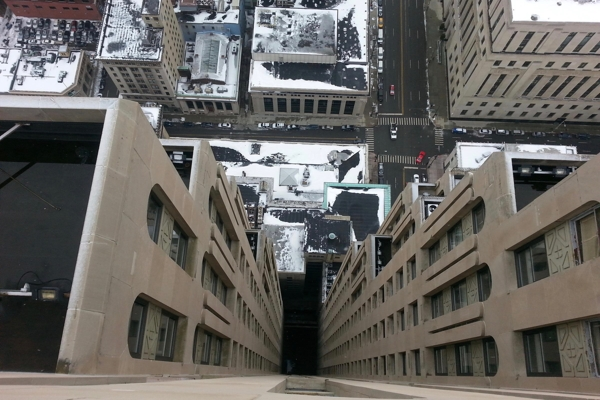
#> input picture sceneView_2/scenes_images/scene_1.jpg, 600 x 400 px, found by its file name; its folder holds only this picture in this run
$ python scrambledMasks.py
#> lines starting #> are read from the running program, lines starting #| are printed output that depends on the picture
from PIL import Image
import random
import os


#parameter: takes in number of squares horizontally, and vertically.
def createRandomizedList(numSquaresHoriz, numSquaresVert):

    randList = list(range(1, numSquaresHoriz * numSquaresVert + 1))
    random.shuffle(randList)
    return randList

def findX(squareNum, numSquaresHoriz):
    #edge case where x coord is at rightmost edge of image
    if (squareNum % numSquaresHoriz == 0):
        return numSquaresHoriz
    else:
        return squareNum % numSquaresHoriz

def findY(squareNum, numSquaresHoriz):

    #edge case of finding y coord when x coord is at the rightmost edge of image
    if (squareNum % numSquaresHoriz == 0):
        return (squareNum // numSquaresHoriz)
    else:
        return (squareNum // numSquaresHoriz) + 1

#parameter: current 'position' square of scrambled Image to be filled in.
#returns: cropped image of a random 'position' of the original, determined by shuffledSquaresList
def randSquareCrop(im, shuffledSqList, curIter, numSquaresHoriz, squareLength):
    squareToCrop = shuffledSqList[curIter - 1]

    xCoor = findX(squareToCrop, numSquaresHoriz)
    yCoor = findY(squareToCrop, numSquaresHoriz)

    horPos = (xCoor-1) * squareLength
    vertPos = (yCoor - 1) * squareLength

    croppedIm =  im.crop((horPos, vertPos, horPos + squareLength, vertPos + squareLength))

    #in addition to shuffling the 'squares', lets rotate the 'squares' randomly at either 0, 90, 180, or 270 degrees
    randNum = random.randint(0,3)
    return croppedIm.rotate(randNum * 90)

def main():

    # path of the folder containing the raw images
    inPath ="/Users/ajayananthakrishnan/Documents/sceneView/sceneView_2/scenes_images"

    # path of the folder that will contain the scrambled images (masks)
    outPath ="/Users/ajayananthakrishnan/Documents/sceneView/sceneView_2/scenes_images_scrambled"


    for imagePath in os.listdir(inPath):

        #apparently os.listdir() gives you every single file in directory including hidden .DS files, which we need to ignore in this case
        if  imagePath.startswith('.'):
            continue

        inputPath = os.path.join(inPath, imagePath)
        im = Image.open(inputPath)
#> im is the input picture: PIL image 600x400 RGB; mean R, G, B 104.7, 102.3, 98.7
        #im = Image.open("/Users/ajayananthakrishnan/Documents/sceneView/sceneView_2/scenes_images/scene_1.jpg")


        scrambledImage = Image.new('RGB', (600, 400))
#> scrambledImage: PIL image 600x400 RGB; every value is 0

        #how big each 'pixel' is going to be
        #smaller squareLength = more 'finely' scrambled
        squareLength = 20

        numSquaresHoriz = 600 // squareLength
        numSquaresVert = 400 // squareLength

        shuffledSquaresList = createRandomizedList(numSquaresHoriz, numSquaresVert)

        #for every row
        for i in range(1,numSquaresVert + 1):
            #for every column
            for j in range (1,numSquaresHoriz + 1):
                shuffledSqIm = randSquareCrop(im, shuffledSquaresList, numSquaresHoriz * (i - 1) + j, numSquaresHoriz, squareLength)
                scrambledImage.paste(shuffledSqIm, ((j - 1) * squareLength, (i - 1) * squareLength))
#> this loop made 20 passes
#> pass 1, in randSquareCrop, `croppedIm =  im.crop((horPos, vertPos, horPos + squareLength, vertPos ..`:
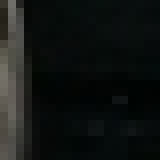
#> croppedIm: PIL image 20x20 RGB (shown 8 times larger); mean R, G, B 17.6, 20.8, 19.1
#> pass 1, in randSquareCrop (call 2), `croppedIm =  im.crop((horPos, vertPos, horPos + squareLength, vertPos ..`:
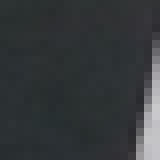
#> croppedIm: PIL image 20x20 RGB (shown 8 times larger); mean R, G, B 53.1, 56.9, 59.3
#> pass 1, in randSquareCrop (call 3), `croppedIm =  im.crop((horPos, vertPos, horPos + squareLength, vertPos ..`:
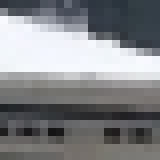
#> croppedIm: PIL image 20x20 RGB (shown 8 times larger); mean R, G, B 131.2, 132.9, 135.9
#> pass 1, in randSquareCrop (call 4), `croppedIm =  im.crop((horPos, vertPos, horPos + squareLength, vertPos ..`:
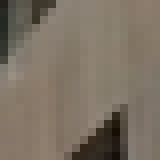
#> croppedIm: PIL image 20x20 RGB (shown 8 times larger); mean R, G, B 124.1, 113, 99.3
#> after the loop:
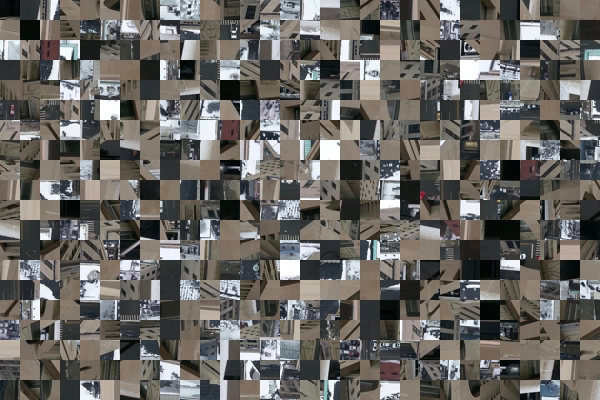
#> scrambledImage: PIL image 600x400 RGB; mean R, G, B 104.7, 102.3, 98.7
#> after the loop:
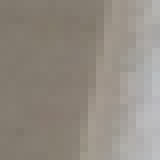
#> shuffledSqIm: PIL image 20x20 RGB (shown 8 times larger); mean R, G, B 146.6, 139.6, 130.8


        fullOutPath = os.path.join(outPath, 'mask_'+imagePath)
        scrambledImage.save(fullOutPath)

main()

$ run again, on sceneView_2/scenes_images/scene_13.jpg
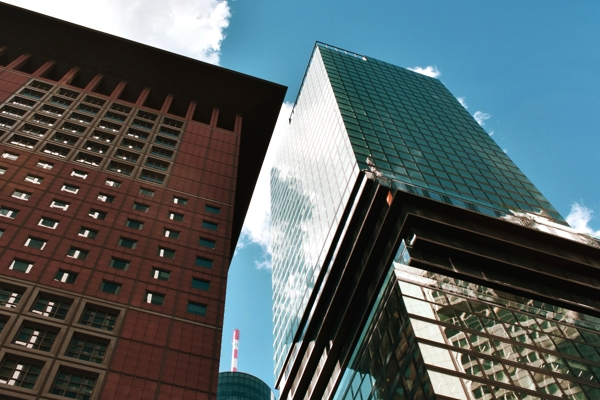
#> input picture sceneView_2/scenes_images/scene_13.jpg, 600 x 400 px, found by its file name
#> in main, im is the input picture: PIL image 600x400 RGB; mean R, G, B 83.7, 95.5, 97.7
#> the loop in main, `for i in range(1,numSquaresVert + 1):` made 20 passes
#> after the loop in main, `for i in range(1,numSquaresVert + 1):`:
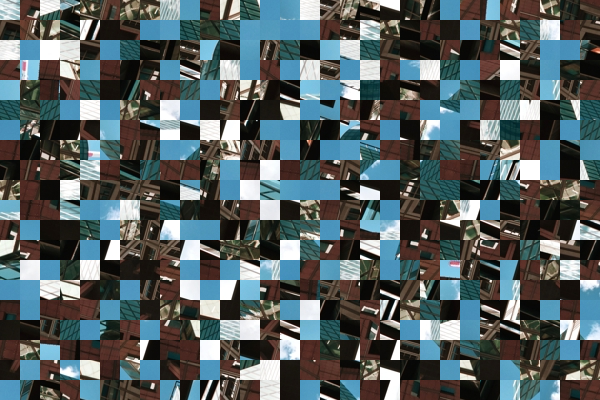
#> scrambledImage: PIL image 600x400 RGB; mean R, G, B 83.7, 95.5, 97.7
#> after the loop in main, `for i in range(1,numSquaresVert + 1):`:
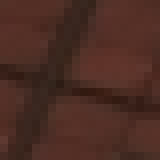
#> shuffledSqIm: PIL image 20x20 RGB (shown 8 times larger); mean R, G, B 75.8, 44.4, 35.9

$ run again, on sceneView_2/scenes_images/scene_14.jpg
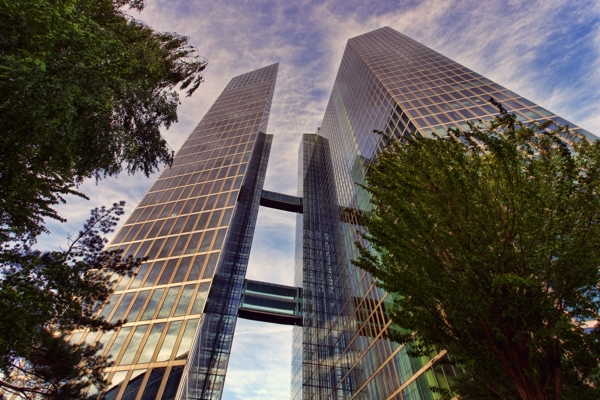
#> input picture sceneView_2/scenes_images/scene_14.jpg, 600 x 400 px, found by its file name
#> in main, im is the input picture: PIL image 600x400 RGB; mean R, G, B 95.4, 87.9, 83.1
#> the loop in main, `for i in range(1,numSquaresVert + 1):` made 20 passes
#> after the loop in main, `for i in range(1,numSquaresVert + 1):`:
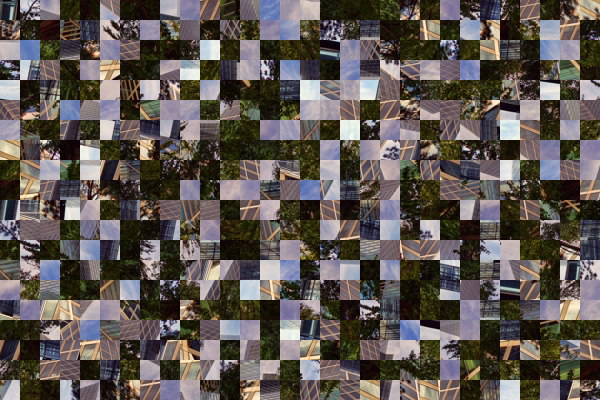
#> scrambledImage: PIL image 600x400 RGB; mean R, G, B 95.4, 87.9, 83.1
#> after the loop in main, `for i in range(1,numSquaresVert + 1):`:
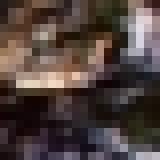
#> shuffledSqIm: PIL image 20x20 RGB (shown 8 times larger); mean R, G, B 80.1, 66.2, 62.2

$ run again, on sceneView_2/scenes_images/scene_15.jpg
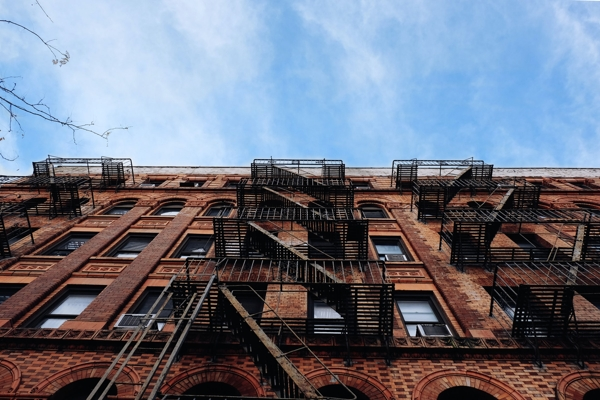
#> input picture sceneView_2/scenes_images/scene_15.jpg, 600 x 400 px, found by its file name
#> in main, im is the input picture: PIL image 600x400 RGB; mean R, G, B 108.9, 113.3, 127.5
#> the loop in main, `for i in range(1,numSquaresVert + 1):` made 20 passes
#> after the loop in main, `for i in range(1,numSquaresVert + 1):`:
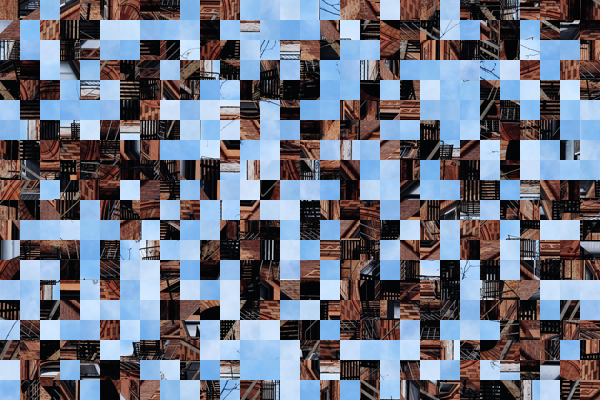
#> scrambledImage: PIL image 600x400 RGB; mean R, G, B 108.9, 113.3, 127.5
#> after the loop in main, `for i in range(1,numSquaresVert + 1):`:
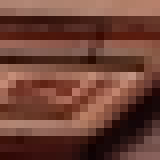
#> shuffledSqIm: PIL image 20x20 RGB (shown 8 times larger); mean R, G, B 110.4, 66.7, 54.3
